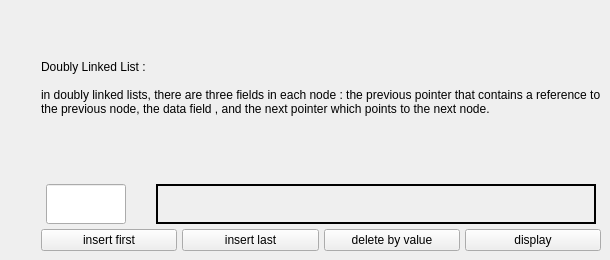
          <widget class="QWidget" name="Doubly_Linked_List">
           <attribute name="title">
            <string>Doubly Linked List</string>
           </attribute>
           <widget class="QWidget" name="layoutWidget">
            <property name="geometry">
             <rect>
              <x>10</x>
              <y>10</y>
              <width>591</width>
              <height>241</height>
             </rect>
            </property>
            <layout class="QHBoxLayout" name="horizontalLayout_10">
             <property name="spacing">
              <number>20</number>
             </property>
             <item>
              <widget class="QLabel" name="Doubly_Linked_List_label1">
               <property name="text">
                <string/>
               </property>
              </widget>
             </item>
             <item>
              <layout class="QVBoxLayout" name="verticalLayout_11">
               <property name="spacing">
                <number>5</number>
               </property>
               <item>
                <widget class="QLabel" name="label_6">
                 <property name="text">
                  <string>Doubly Linked List :
 
in doubly linked lists, there are three fields in each node : the previous pointer that contains a reference to the previous node, the data field , and the next pointer which points to the next node.
</string>
                 </property>
                 <property name="wordWrap">
                  <bool>true</bool>
                 </property>
                </widget>
               </item>
               <item>
                <layout class="QHBoxLayout" name="horizontalLayout_17">
                 <item>
                  <widget class="QLineEdit" name="DLL_input">
                   <property name="enabled">
                    <bool>true</bool>
                   </property>
                   <property name="sizePolicy">
                    <sizepolicy hsizetype="Fixed" vsizetype="Fixed">
                     <horstretch>0</horstretch>
                     <verstretch>0</verstretch>
                    </sizepolicy>
                   </property>
                   <property name="maximumSize">
                    <size>
                     <width>80</width>
                     <height>40</height>
                    </size>
                   </property>
                   <property name="baseSize">
                    <size>
                     <width>80</width>
                     <height>20</height>
                    </size>
                   </property>
                  </widget>
                 </item>
                 <item>
                  <spacer name="horizontalSpacer_7">
                   <property name="orientation">
                    <enum>Qt::Horizontal</enum>
                   </property>
                   <property name="sizeType">
                    <enum>QSizePolicy::Fixed</enum>
                   </property>
                   <property name="sizeHint" stdset="0">
                    <size>
                     <width>20</width>
                     <height>40</height>
                    </size>
                   </property>
                  </spacer>
                 </item>
                 <item>
                  <widget class="QLabel" name="DLL_output">
                   <property name="sizePolicy">
                    <sizepolicy hsizetype="Maximum" vsizetype="Maximum">
                     <horstretch>0</horstretch>
                     <verstretch>0</verstretch>
                    </sizepolicy>
                   </property>
                   <property name="maximumSize">
                    <size>
                     <width>440</width>
                     <height>40</height>
                    </size>
                   </property>
                   <property name="frameShape">
                    <enum>QFrame::WinPanel</enum>
                   </property>
                   <property name="text">
                    <string/>
                   </property>
                  </widget>
                 </item>
                </layout>
               </item>
               <item>
                <layout class="QHBoxLayout" name="horizontalLayout_24">
                 <item>
                  <widget class="QPushButton" name="DLL_insertFirst_button">
                   <property name="text">
                    <string>insert first</string>
                   </property>
                  </widget>
                 </item>
                 <item>
                  <widget class="QPushButton" name="DLL_insertLast_button">
                   <property name="text">
                    <string>insert last</string>
                   </property>
                  </widget>
                 </item>
                 <item>
                  <widget class="QPushButton" name="DLL_deleteByValue_button">
                   <property name="text">
                    <string>delete by value</string>
                   </property>
                  </widget>
                 </item>
                 <item>
                  <widget class="QPushButton" name="DLL_display_button">
                   <property name="text">
                    <string>display</string>
                   </property>
                  </widget>
                 </item>
                </layout>
               </item>
              </layout>
             </item>
            </layout>
           </widget>
          </widget>
